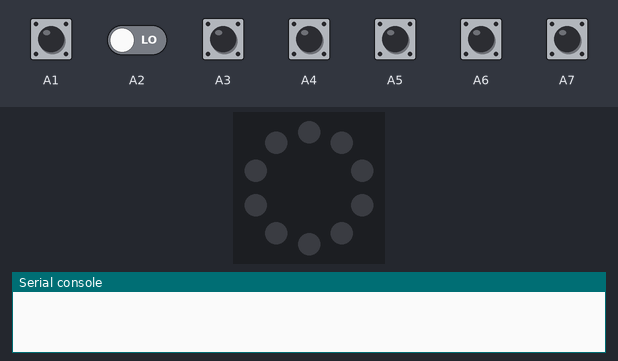
The program below on a simulated Circuit Playground running CircuitPython. Shown: the board's ring of 10 RGB LEDs (number 0 left of the top, counting anticlockwise), the last lines printed to the serial console. Inputs (shaded band) come from the test bench; at power-on: A1–7 LOW. Dim RGB values are drawn brighter than linear; touch pads read as touched when driven HIGH.

Above: at 1.2 s.
1.3 s: A1 pulled HIGH for 0.15 s
At 2.2 s:
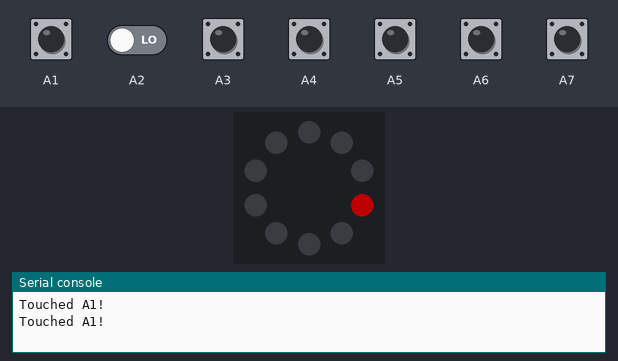
2.9 s: A7 pulled HIGH for 0.15 s
At 3.7 s:
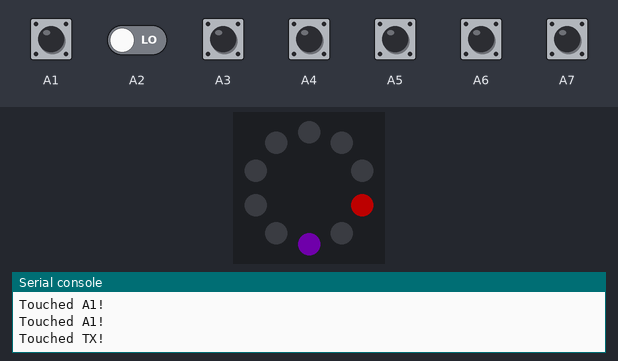
4.5 s: A3 pulled HIGH for 0.15 s
At 5.1 s:
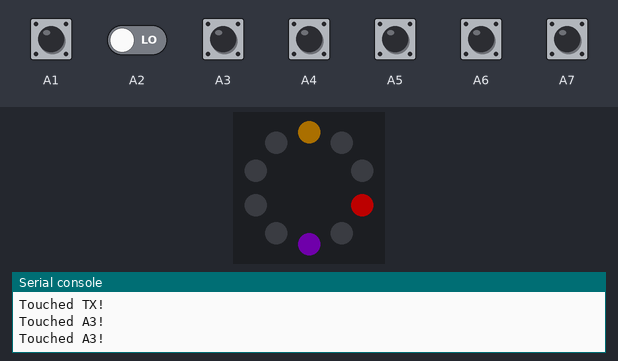
6.1 s: A4 pulled HIGH for 0.15 s
At 6.6 s:
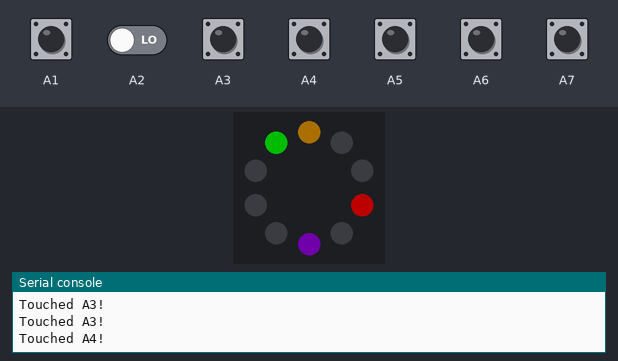
7.7 s: A5 pulled HIGH for 0.15 s
At 8.1 s:
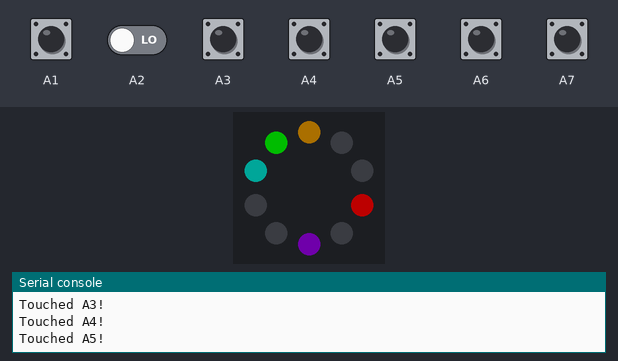
9.3 s: A6 pulled HIGH for 0.15 s
At 10.7 s:
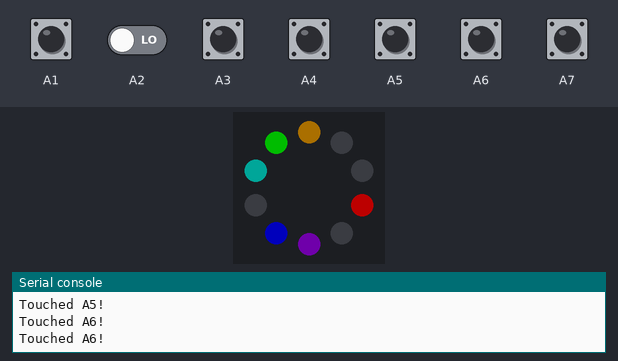
Timing chart, 0 to 11.9 s (numbered marks = the images above; inputs shaded):
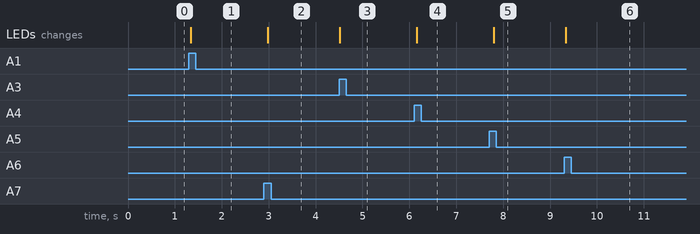

The program:

cp_touch_pixel_rainbow.py
```python
"""This example uses the capacitive touchpads on the CPB. They are located around the outer edge
of the board and are labeled A1-A6 and TX. (Audio is not a touchpad.) This example lights up the
nearest NeoPixel to that pad a different color of the rainbow!"""
import time
from adafruit_circuitplayground import cp

cp.pixels.brightness = 0.3

while True:
    if cp.touch_A1:
        print("Touched A1!")
        cp.pixels[6] = (255, 0, 0)
    if cp.touch_A2:
        print("Touched A2!")
        cp.pixels[8] = (210, 45, 0)
    if cp.touch_A3:
        print("Touched A3!")
        cp.pixels[9] = (155, 100, 0)
    if cp.touch_A4:
        print("Touched A4!")
        cp.pixels[0] = (0, 255, 0)
    if cp.touch_A5:
        print("Touched A5!")
        cp.pixels[1] = (0, 135, 125)
    if cp.touch_A6:
        print("Touched A6!")
        cp.pixels[3] = (0, 0, 255)
    if cp.touch_TX:
        print("Touched TX!")
        cp.pixels[4] = (100, 0, 155)
    time.sleep(0.1)
```

Measured:
- after the input at 1.3 s, the LEDs: change at once (image 1)
- after the input at 2.9 s, the LEDs: change after 0.08 s (image 2)
- after the input at 4.5 s, the LEDs: change at once (image 3)
- after the input at 6.1 s, the LEDs: change after 0.06 s (image 4)
- after the input at 7.7 s, the LEDs: change after 0.10 s (image 5)
- after the input at 9.3 s, the LEDs: change at once (image 6)
